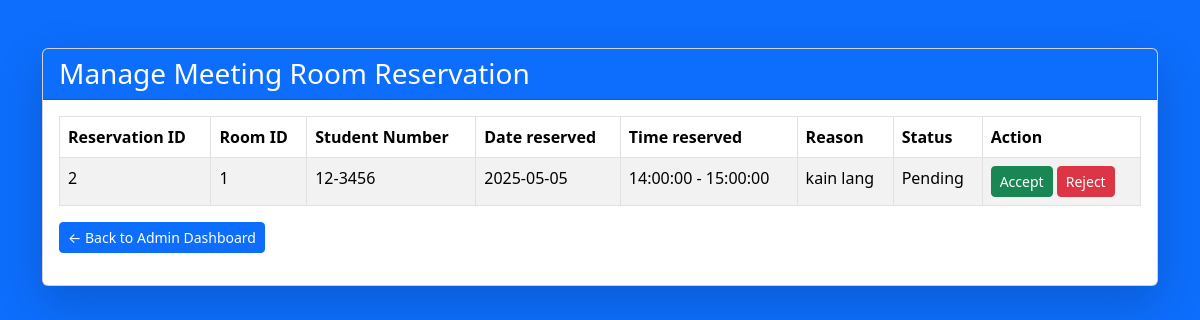
The app's page /admin_manage_reservations.php (signed in), older data.
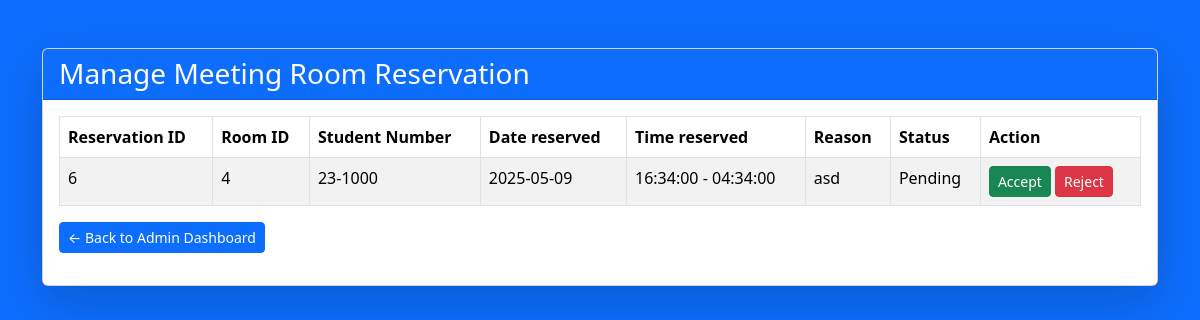
The same page, newer data.
### tables this page shows
CREATE TABLE `mr_reservations` (
  `res_id` int(11) NOT NULL,
  `room_id` int(11) NOT NULL,
  `student_number` varchar(20) NOT NULL,
  `date_reserved` date NOT NULL,
  `start_time` time NOT NULL,
  `end_time` time NOT NULL,
  `reason` longtext NOT NULL,
  `date_of_reservation` datetime NOT NULL,
  `status` enum('Pending','Approved','Rejected','Cancelled') NOT NULL
);

### admin_manage_reservations.php (the view, shortened to what this page needs)
<?php
include('db_connection.php');
$sql = "SELECT * FROM mr_reservations WHERE status = 'Pending'";
$result = $conn->query($sql);
?>
<!DOCTYPE html>
<html lang="en">
<head>
    <link href="https://cdn.jsdelivr.net/npm/bootstrap@5.3.3/dist/css/bootstrap.min.css" rel="stylesheet">
</head>
<body>
    <div class="container mt-5">
        <div class="card shadow-lg">
            <div class="card-header bg-primary text-white">
                <h3 class="mb-0">Manage Meeting Room Reservation</h3>
            </div>
            <div class="card-body">
                <table class="table table-striped table-bordered">
                    <thead>
                        <tr>
                            <th>Reservation ID</th>
                            <th>Room ID</th>
                            <th>Student Number</th>
                            <th>Date reserved</th>
                            <th>Time reserved</th>
                            <th>Reason</th>
                            <th>Status</th>
                            <th>Action</th>
                        </tr>
                    </thead>
                    <tbody>
                        <?php while ($row = $result->fetch_assoc()) : ?>
                            <tr>
                                <td><?php echo $row['res_id']; ?></td>
                                <td><?php echo $row['room_id']; ?></td>
                                <td><?php echo $row['student_number']; ?></td>
                                <td><?php echo $row['date_reserved']; ?></td>
                                <td><?php echo $row['start_time'] . ' - ' . $row['end_time']; ?></td>
                                <td><?php echo htmlspecialchars($row['reason']); ?></td>
                                <td><?php echo $row['status']; ?></td>
                                <td>
                                    <form action="process_reserve.php" method="POST" style="display:inline;">
                                        <button type="submit" name="action" value="approve" class="btn btn-success btn-sm">Accept</button>
                                        <button type="submit" name="action" value="reject" class="btn btn-danger btn-sm">Reject</button>
                                    </form>
                                </td>
                            </tr>
                        <?php endwhile; ?>
                    </tbody>
                </table>
                <p><a href="admin_dashboard.php" class="btn btn-primary btn-sm">← Back to Admin Dashboard</a></p>
            </div>
        </div>
    </div>
</body>
</html>

Row changes from the older to the newer data that the page shows:
no longer on this page (row edited): mr_reservations: res_id "2", room "1", student_number "12-3456", date_reserved "2025-05-05", start_time "14:00:00", end_time "15:00:00", reason "kain lang", status "Pending"
added mr_reservations: res_id "6", room "4", student_number "23-1000", date_reserved "2025-05-09", start_time "16:34:00", end_time "04:34:00", reason "asd", status "Pending"
